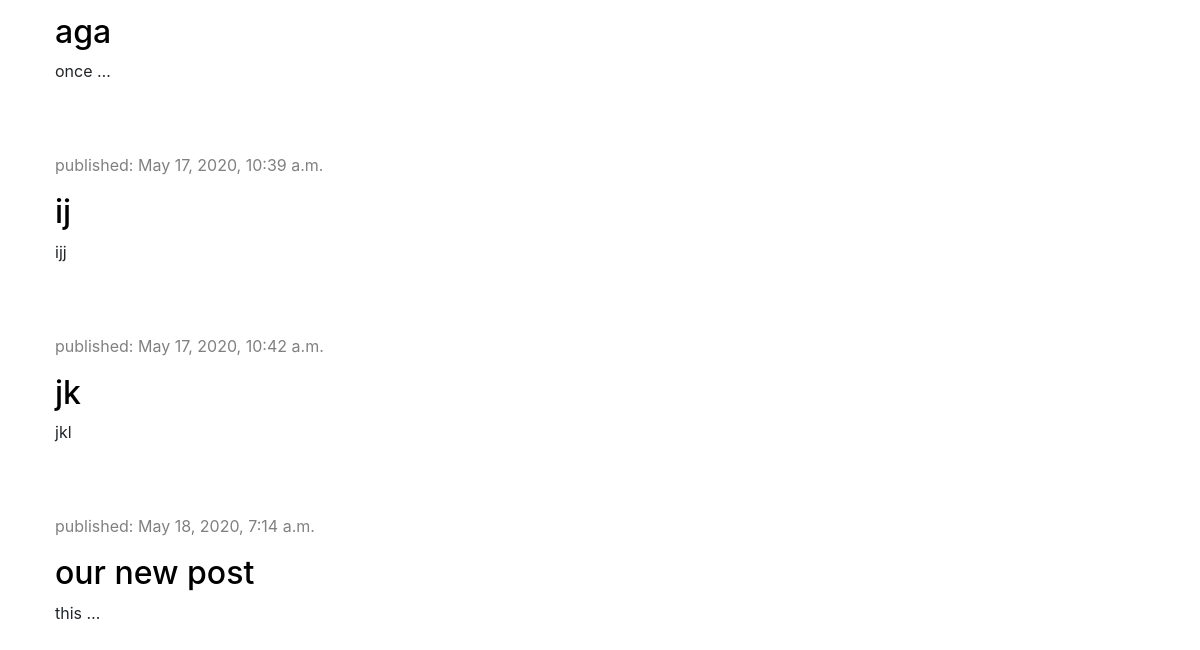
/ (lower part), run on an earlier commit of the app's database.
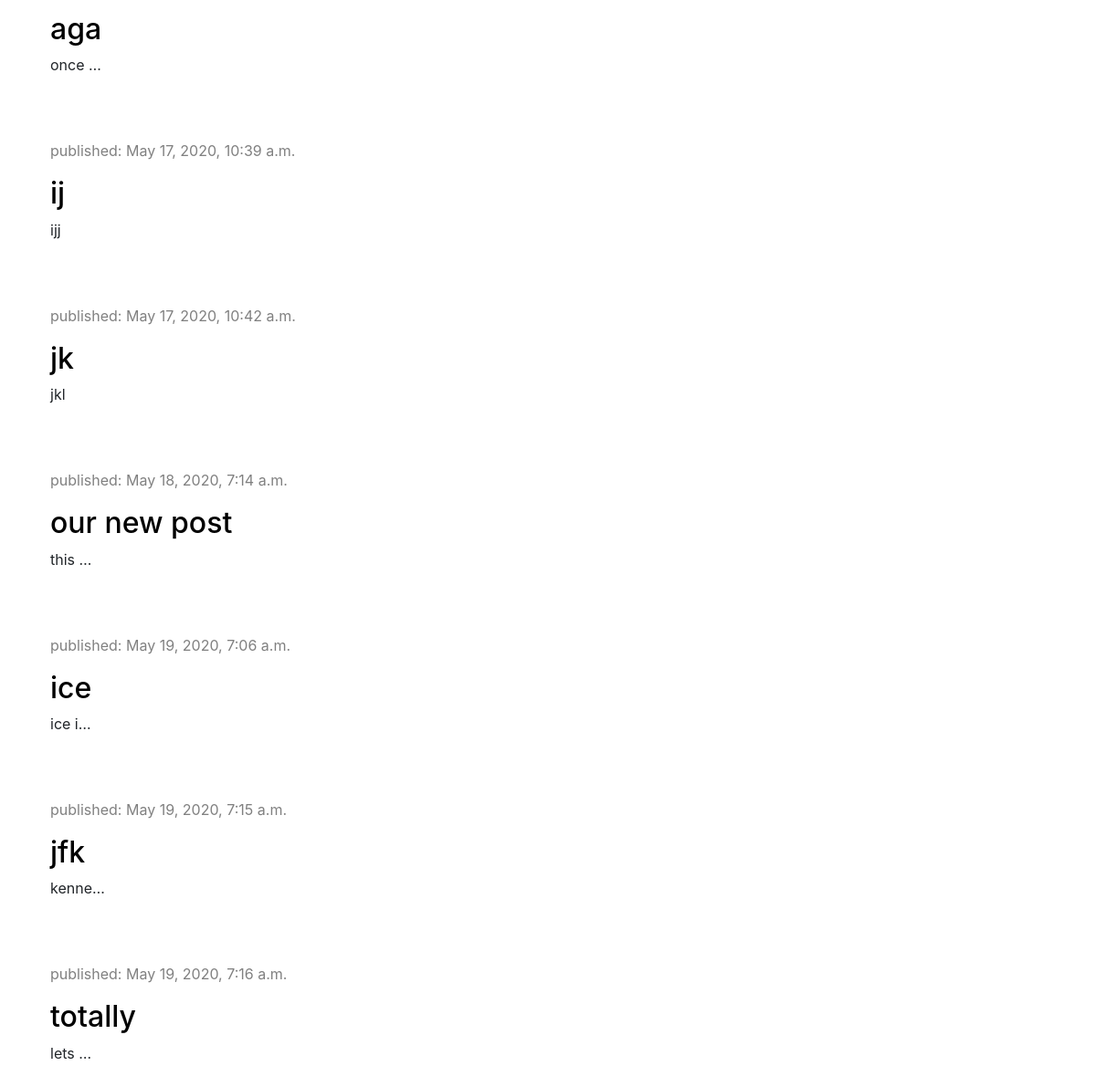
And on a later commit of the database.
### blog/models.py (models this page shows, shortened)
class Post(models.Model):
    author = models.ForeignKey('auth.User', on_delete=models.CASCADE)
    title = models.CharField(max_length=200)
    text = models.TextField()
    created_date = models.DateTimeField(default=timezone.now())
    published_date = models.DateTimeField(blank=True, null=True)

### blog/views.py (the view)
# urls.py: path("", views.post_list, name='post_list'),
def post_list(request):
    posts = Post.objects.filter(published_date__lte=timezone.now())
    stuff_for_frontend = {'posts': posts}
    return render(request, 'blog/post_list.html', stuff_for_frontend)

### blog/templates/blog/post_list.html (shortened to what this page needs)
{% extends 'blog/base.html' %}
{% block content %}
            {% for post in posts %}
                <div>
                    <div class="date">
                       <p>published: {{post.published_date}}</p>
                    </div>
                    <div class="post">
                        <h2><a href="{%url 'post_detail' pk=post.pk%}">{{post.title}}</a></h2>
                        <p>{{post.text | truncatechars:6 | linebreaksbr}}</p>
                    </div>
                </div>
            {% endfor %}
{% endblock %}

### blog/templates/blog/base.html (shortened to what this page needs)
{%load static%}
<!DOCTYPE html>
<html lang="en">
<head>
    <link rel="stylesheet" href="https://stackpath.bootstrapcdn.com/bootstrap/4.5.0/css/bootstrap.min.css">
    <link rel="stylesheet" href="{% static 'css/blog.css' %}">
</head>
<body>
<div class='content container'>
    <div class = row>
        <div class="col-md-8">
            {% block content %}
            {% endblock %}
        </div>
    </div>
</div>
</body>
</html>

### blog/static/css/blog.css (style rules this page uses)
.content { margin-left:40px; }
.date { color: gray; }
.post { margin-bottom: 70px; }
.post h2 a { color: black; }

What changed in the data, as far as the page shows it:
added Post: published_date "May 19, 2020, 7:06 a.m.", title "ice", text "ice i…"
added Post: published_date "May 19, 2020, 7:15 a.m.", title "jfk", text "kenne…"
added Post: published_date "May 19, 2020, 7:16 a.m.", title "totally", text "lets …"
